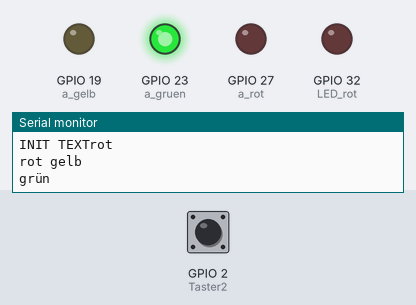
A sketch run on a simulated ESP32. Shown: output pins drawn as LEDs (lit = HIGH), the last lines printed to the serial monitor. The inputs (shaded band) are chosen by the test bench; at power-on: GPIO 2 (Taster2) HIGH.

Above: at 6.3 s.
6.4 s: GPIO 2 (Taster2) pulled LOW for 2.75 s
At 8.5 s:
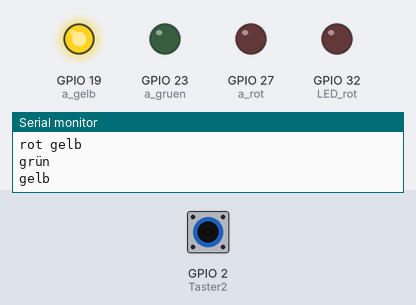
At 13.5 s:
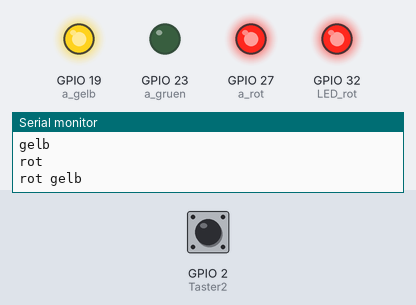
Timing chart, 0 to 26.1 s (numbered marks = the images above; inputs shaded):
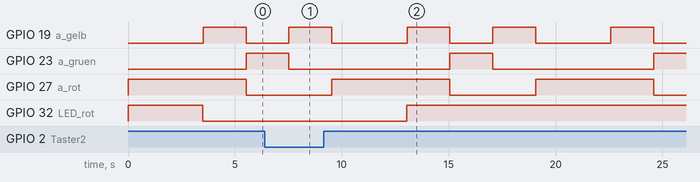

Measured:
- after the input at 6.4 s, GPIO 32 (LED_rot): LOW → HIGH after 6.6 s
- by itself, GPIO 23 (a_gruen): alternates HIGH for 2.0 s and LOW for 7.5 s
- by itself, GPIO 27 (a_rot): alternates HIGH for 5.5 s and LOW for 4.0 s

The sketch:

zustandsautomat.ino
```cpp
enum Zustaende_t { Z0, Z1} Zustand;
enum ampel {r, rg, gr, g } ampelzustand;
bool T_druck;
const int Taster2 = 2, LED_rot = 32;
const int a_rot = 27, a_gelb = 19 , a_gruen =23 ;

void setup () {
  Serial.begin(115200);
  Serial.printf("INIT TEXT");
	// pinMode ... für LED und Taster
  pinMode(LED_rot, OUTPUT);
  pinMode(Taster2, INPUT_PULLUP);

  pinMode(a_rot, OUTPUT);
  pinMode(a_gelb, OUTPUT);
  pinMode(a_gruen, OUTPUT);
	Zustand = Z0; // Anfangszustand (Rot)
  ampelzustand = r;

  digitalWrite(a_rot, HIGH);
  digitalWrite(a_gelb, HIGH);
  digitalWrite(a_gruen, HIGH);
  digitalWrite(LED_rot, HIGH);
}

void loop () {
	Einlesen();
	Ampel();
  Automat();
	delay(10);
}

void Einlesen  () {
	// Flankenrkennung
	static bool Neu, Alt; // static weil lokale Variablen in einer Funktion
	Neu = digitalRead(Taster2);
	if (Neu == 0 && Alt == 1) { // Taster wurde gedrückt => Low Aktiv
		T_druck = true;           // Variable für den Automaten
	} else {
		T_druck = false;
	}
	Alt = Neu;
}

void Ampel () {
	switch (ampelzustand) {
		case r: digitalWrite(a_rot, HIGH); digitalWrite(a_gelb, LOW); digitalWrite(a_gruen, LOW);
      Serial.println("rot");
      delay(1000);
			ampelzustand = rg;
      delay(2500);
			break;
		case rg: digitalWrite(a_rot, HIGH); digitalWrite(a_gelb, HIGH); digitalWrite(a_gruen, LOW);
    Serial.println("rot gelb");
      delay(1000);
			ampelzustand = gr;
      delay(1000);
			break;
    case gr: digitalWrite(a_rot, LOW); digitalWrite(a_gelb, LOW); digitalWrite(a_gruen, HIGH);
      Serial.println("grün");
      delay(1000);
      ampelzustand = g;
      delay(1000);
			break;
    case g: digitalWrite(a_rot, LOW); digitalWrite(a_gelb, HIGH); digitalWrite(a_gruen, LOW);
      Serial.println("gelb");
      delay(1000);
      ampelzustand = r;
      delay(1000);
		  break;
		default:
			break;
	}
}

void Automat () {
	switch (Zustand) {
		case Z0: digitalWrite(LED_rot, LOW);
			if (T_druck == true) Zustand = Z1;
			break;
		case Z1: digitalWrite(LED_rot, HIGH);
			if (T_druck == true) Zustand = Z0;
			break;
		default:
			break;
	}
}

void Ausgeben () {
	// inwelchen Zuständen soll die erste led an sein?
	if (ampelzustand == r || ampelzustand == rg){
		digitalWrite(a_rot, HIGH);
	} else {
    digitalWrite(a_rot, LOW);
  }
  // gelb
  if (ampelzustand == rg || ampelzustand == g){
		digitalWrite(a_gelb, HIGH);
	} else {
    digitalWrite(a_gelb, LOW);
  }
  // grün
  if (ampelzustand == gr){
    digitalWrite(a_gruen, HIGH);
  } else {
    digitalWrite(a_gruen, LOW);
  }
}
```
